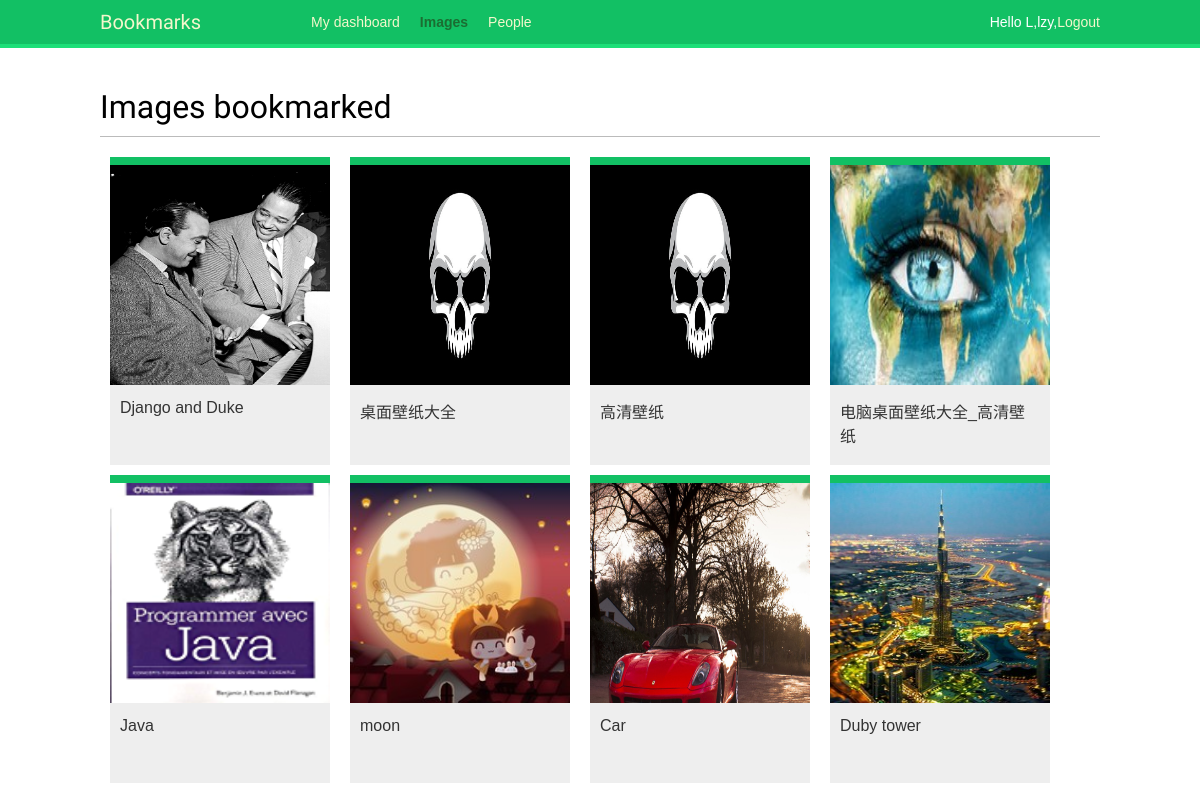
Page /images/ (signed in) on the committed database.
### images/models.py (models this page shows, shortened)
class Image(models.Model):
    user = models.ForeignKey(settings.AUTH_USER_MODEL, related_name='images_created', on_delete=models.CASCADE)
    title = models.CharField(max_length=200)
    slug = models.SlugField(max_length=200, blank=True)
    url = models.URLField()
    image = models.ImageField(upload_to='images/%Y/%m/%d')
    description = models.TextField(blank=True)
    created = models.DateField(auto_now_add=True, db_index=True)
    users_like = models.ManyToManyField(settings.AUTH_USER_MODEL, related_name='images_liked', blank=True)
    total_likes = models.PositiveIntegerField(db_index=True, default=0)
    def get_absolute_url(self):
        return reverse('images:detail', args=[self.id, self.slug])

### images/views.py (the view)
# urls.py: path('', views.image_list, name='list'),
@login_required
def image_list(request):
    images = Image.objects.all().order_by('id')
    paginator = Paginator(images, 8)
    page = request.GET.get('page')
    try:
        images = paginator.page(page)
    except PageNotAnInteger:
        images = paginator.page(1)
    except EmptyPage:
        if request.is_ajax():
            return HttpResponse('')
        images = paginator.page(paginator.num_pages)
    if request.is_ajax():
        return render(request, 'images/image/list_ajax.html', {'section': 'images', 'images': images})
    return render(request, 'images/image/list.html', {'section': 'images', 'images': images})

### images/templates/images/image/list.html (shortened to what this page needs)
{% extends 'base.html' %}
{% block content %}
<h1>Images bookmarked</h1>
<div id="image-list">
{% include 'images/image/list_ajax.html' %}
</div>
{% endblock %}

### account/templates/base.html (shortened to what this page needs)
{% load staticfiles %}
<!DOCTYPE html>
<html>
<head>
  <link href="{% static "css/base.css" %}" rel="stylesheet">
</head>
<body>
  <div id="header">
    <span class="logo">Bookmarks</span>
    {% if request.user.is_authenticated %}
    <ul class="menu">
      <li {% if section == 'dashboard' %}class="selected"{% endif %}><a href="{% url 'dashboard' %}">My dashboard</a></li>
      <li {% if section == 'images' %}class="selected"{% endif %}><a href="{% url "images:list" %}">Images</a></li>
      <li {% if section == 'people' %}class="selected"{% endif %}><a href="{% url "user_list" %}">People</a></li>
    </ul>
    {% endif %}
    <span class="user">
      {% if request.user.is_authenticated %}
      Hello {{request.user.first_name }},{{ request.user.username }},<a href={% url 'logout' %}>Logout</a>
      {% else %}
      <a href="{% url 'login' %}">Log-in</a>
      {% endif %}
    </span>
  </div>
  <div id="content">
    {% block content %}
    {% endblock %}
  </div>
</body>
</html>

### images/templates/images/image/list_ajax.html
{% load thumbnail %}
{% for image in images %}
  <div class="image">
    <a href="{{ image.get_absolute_url }}">
      {% thumbnail image.image "300x300" crop="100%" as im %}
        <a href="{{ image.get_absolute_url }}">
          <img src="{{ im.url }}">
        </a>
    {% endthumbnail %}
    </a>
    <div class="info">
      <a href="{{ image.get_absolute_url }}" class="title">
        {{ image.title }}
      </a>
    </div>
  </div>
{% endfor %}

### account/static/css/base.css (style rules this page uses)
body { margin:0; padding:0; font-family:helvetica, sans-serif; }
a { color:#12c064; text-decoration:none; }
h1, h2, h3, h4, h5 , h6 { font-family: 'Muli', sans-serif; font-weight:normal; }
h1 { border-bottom:1px solid #bbb; padding:0 0 10px 0; margin:10px 0 20px 0; }
#header { padding:10px 100px; font-size:14px; background:#12c064; color:#fff; border-bottom:4px solid #1cdf78; overflow:auto; }
#header .logo { font-family: 'Muli', sans-serif; float:left; color:#f3f7cc; font-size:20px; margin-right:10%; }
#header ul.menu { list-style:none; float:left; margin:0; padding:0; }
#header ul.menu li { float:left; padding:4px 10px; }
#header ul.menu li.selected a, #header ul.menu li.selected a:hover { color:#1b6d32; font-weight:bold; }
#header a { color:#f3f7cc; }
#header .user { float:right; padding-top:4px; }
#content { padding:30px 100px; }
#image-list { overflow:auto; }
#image-list .image { float:left; width:220px; height:300px; margin:0 10px 10px 10px; border-top:8px solid #12c064; background:#eee; }
#image-list img { width:220px; height:220px; }
#image-list .info { padding:10px; }
#image-list .info a { color:#333; }

### rows in the picture
Image: shows a picture, title "Django and Duke"
Image: title "桌面壁纸大全"
Image: title "高清壁纸"
Image: shows a picture, title "电脑桌面壁纸大全_高清壁纸"
Image: shows a picture, title "Java"
Image: shows a picture, title "moon"
Image: shows a picture, title "Car"
Image: shows a picture, title "Duby tower"

### other values in the picture
{{ request.user.first_name }} "L"
{{ request.user.username }} "lzy"
